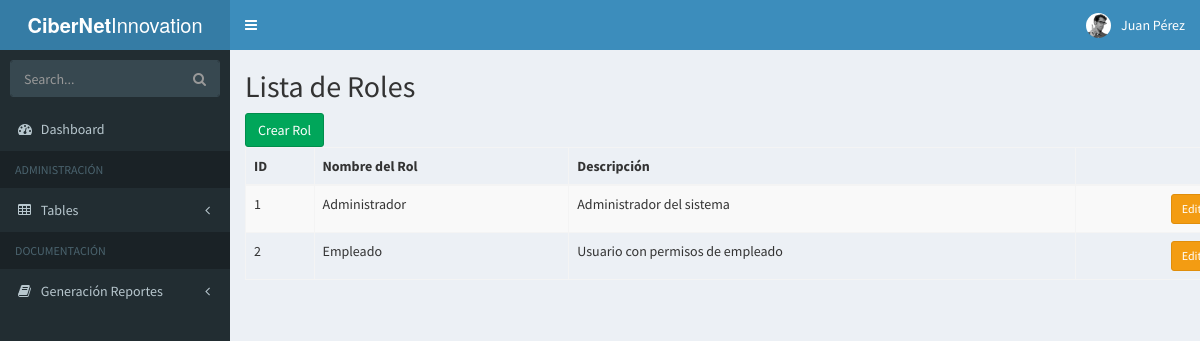
The page /CiberNet Innovation/rol (signed in) on the database its author committed.
### tables this page shows
CREATE TABLE `rol` (
  `RolID` int NOT NULL AUTO_INCREMENT,
  `rolName` varchar(50) NOT NULL,
  `rolInfo` text,
  PRIMARY KEY (`RolID`)
);

### CiberNet Innovation/app/controllers/RolController.php (called while the page is built, shortened)
<?php
require_once(dirname(__FILE__) . "/../../core/database.php");
require_once(dirname(__FILE__) . "/../models/RolModel.php");
class RolController
{
    private $rol;
    public function __construct()
    {
        $database = new Database();
        $this->db = $database->getConnection();
        $this->rol = new RolModel($this->db);
    }
    public function index()
    {
        $result = $this->rol->getRoles();
        $roles = $result->fetchAll(PDO::FETCH_ASSOC);
        include(dirname(__FILE__) . '/../views/rol/rolList.php');
    }
}

### CiberNet Innovation/core/database.php (called while the page is built, shortened)
<?php
class Database
{
    public function getConnection()
    {
        $this->conn = null;
        try {
            $this->conn = new PDO(
                "mysql:host=" . Config::HOST . ";dbname=" . Config::DATABASE,
                Config::USER,
                Config::PASSWORD
            );
            $this->conn->exec("set names utf8");
        } catch (PDOException $ex) {
            echo "Connection error: " . $ex->getMessage();
            die();
        }
        return $this->conn;
    }
}
?>

### CiberNet Innovation/app/models/RolModel.php (called while the page is built, shortened)
<?php
class RolModel
{
    private $conn;
    public function __construct($db)
    {
        $this->conn = $db;
    }
    public function getRoles()
    {
        $query = "CALL sp_SelectRol();";
        $result = $this->conn->prepare($query);
        $result->execute();
        return $result;
    }
}

### CiberNet Innovation/app/views/rol/rolList.php (the view, shortened to what this page needs)
<div class="container">
    <div class="card mt-5 p-4">
        <h2 class="mb-4">Lista de Roles</h2>
        <div class="d-flex justify-content-between mb-3">
            <a href="?pages=rol&action=create" class="btn btn-success">Crear Rol</a>
        </div>
        <div class="table-responsive">
            <table class="table table-striped table-bordered">
                <thead class="table-dark">
                    <tr>
                        <th scope="col">ID</th>
                        <th scope="col">Nombre del Rol</th>
                        <th scope="col">Descripción</th>
                        <th scope="col" class="text-center">Opciones</th>
                    </tr>
                </thead>
                <tbody>
                    <?php foreach ($roles as $rol) : ?>
                        <tr>
                            <td><?= htmlspecialchars($rol['RolID']); ?></td>
                            <td><?= htmlspecialchars($rol['rolName']); ?></td>
                            <td><?= htmlspecialchars($rol['rolInfo']); ?></td>
                            <td class="text-center">
                                <a href="?pages=rol&action=edit&id=<?= $rol['RolID'] ?>" class="btn btn-warning btn-sm">Editar</a>
                            </td>
                        </tr>
                    <?php endforeach; ?>
                </tbody>
            </table>
        </div>
    </div>
</div>

### rows shown on the page
rol: RolID "1", rolName "Administrador", rolInfo "Administrador del sistema"
rol: RolID "2", rolName "Empleado", rolInfo "Usuario con permisos de empleado"

### other values the page prints
$_SESSION["userName"] "Juan Pérez"
